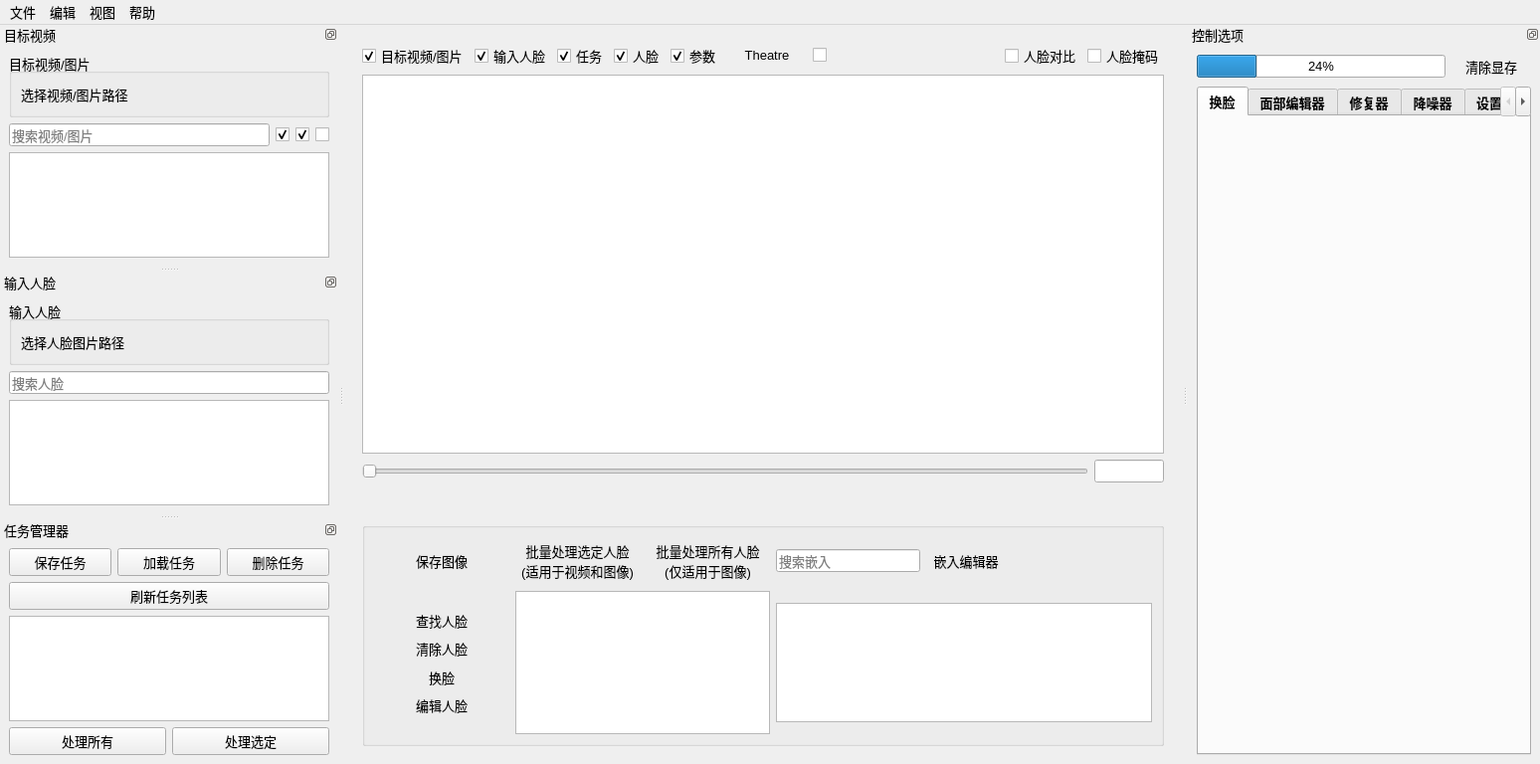
<?xml version="1.0" encoding="UTF-8"?>
<ui version="4.0">
 <class>MainWindow</class>
 <widget class="QMainWindow" name="MainWindow">
  <property name="geometry">
   <rect>
    <x>0</x>
    <y>0</y>
    <width>1548</width>
    <height>768</height>
   </rect>
  </property>
  <property name="font">
   <font>
    <pointsize>10</pointsize>
   </font>
  </property>
  <property name="windowTitle">
     <string>VisoMaster - 融合 - 1.0.0</string>
    </property>
  <property name="windowIcon">
   <iconset resource="media.qrc">
    <normaloff>:/media/media/visomaster_small.png</normaloff>:/media/media/visomaster_small.png</iconset>
  </property>
  <widget class="QWidget" name="centralwidget">
   <layout class="QHBoxLayout" name="horizontalLayout">
    <item>
     <widget class="QWidget" name="mediaLayout" native="true">
      <property name="sizePolicy">
       <sizepolicy hsizetype="Expanding" vsizetype="Preferred">
        <horstretch>2</horstretch>
        <verstretch>0</verstretch>
       </sizepolicy>
      </property>
      <layout class="QVBoxLayout" name="verticalLayout">
       <item>
        <layout class="QHBoxLayout" name="panelVisibilityCheckBoxLayout">
         <item>
          <widget class="QCheckBox" name="TargetMediaCheckBox">
           <property name="text">
            <string>目标视频/图片</string>
           </property>
           <property name="checked">
            <bool>true</bool>
           </property>
          </widget>
         </item>
		 <item>
          <widget class="QCheckBox" name="InputFacesCheckBox">
           <property name="text">
            <string>输入人脸</string>
           </property>
           <property name="checked">
            <bool>true</bool>
           </property>
          </widget>
         </item>
		 <item>
          <widget class="QCheckBox" name="JobsCheckBox">
           <property name="text">
            <string>任务</string>
           </property>
           <property name="checked">
            <bool>true</bool>
           </property>
          </widget>
         </item>
         <item>
          <widget class="QCheckBox" name="facesPanelCheckBox">
           <property name="text">
            <string>人脸</string>
           </property>
           <property name="checked">
            <bool>true</bool>
           </property>
          </widget>
         </item>
         <item>
          <widget class="QCheckBox" name="parametersPanelCheckBox">
           <property name="text">
            <string>参数</string>
           </property>
           <property name="checked">
            <bool>true</bool>
           </property>
          </widget>
         </item>
         <item>
          <widget class="QPushButton" name="theatreModeButton">
           <property name="text">
            <string>Theatre</string>
           </property>
           <property name="flat">
            <bool>true</bool>
           </property>
          </widget>
         </item>
         <item>
          <widget class="QCheckBox" name="theatreModeCheckBox">
           <property name="visible">
            <bool>false</bool>
           </property>
           <property name="text">
            <string/>
           </property>
          </widget>
         </item>
         <item>
          <spacer name="horizontalSpacer_8">
           <property name="orientation">
            <enum>Qt::Orientation::Horizontal</enum>
           </property>
           <property name="sizeHint" stdset="0">
            <size>
             <width>20</width>
             <height>20</height>
            </size>
           </property>
          </spacer>
         </item>
         <item>
          <widget class="QCheckBox" name="faceCompareCheckBox">
           <property name="text">
            <string>人脸对比</string>
           </property>
          </widget>
         </item>
         <item>
          <widget class="QCheckBox" name="faceMaskCheckBox">
           <property name="text">
            <string>人脸掩码</string>
           </property>
          </widget>
         </item>
        </layout>
       </item>
       <item>
        <widget class="QGraphicsView" name="graphicsViewFrame"/>
       </item>
       <item>
        <layout class="QVBoxLayout" name="verticalLayoutMediaControls">
         <item>
          <layout class="QHBoxLayout" name="horizontalLayoutMediaSlider">
           <item>
            <widget class="QSlider" name="videoSeekSlider">
             <property name="orientation">
              <enum>Qt::Orientation::Horizontal</enum>
             </property>
            </widget>
           </item>
           <item>
            <widget class="QLineEdit" name="videoSeekLineEdit">
             <property name="sizePolicy">
              <sizepolicy hsizetype="Preferred" vsizetype="Fixed">
               <horstretch>0</horstretch>
               <verstretch>0</verstretch>
              </sizepolicy>
             </property>
             <property name="maximumSize">
              <size>
               <width>70</width>
               <height>16777215</height>
              </size>
             </property>
             <property name="toolTip">
              <string>帧号</string>
             </property>
             <property name="clearButtonEnabled">
              <bool>false</bool>
             </property>
            </widget>
           </item>
          </layout>
         </item>
         <item>
          <layout class="QHBoxLayout" name="horizontalLayoutMediaButtons">
           <item>
            <spacer name="horizontalSpacer_7">
             <property name="orientation">
              <enum>Qt::Orientation::Horizontal</enum>
             </property>
             <property name="sizeType">
              <enum>QSizePolicy::Policy::MinimumExpanding</enum>
             </property>
             <property name="sizeHint" stdset="0">
              <size>
               <width>40</width>
               <height>20</height>
              </size>
             </property>
            </spacer>
           </item>
           <item>
            <widget class="QPushButton" name="liveSoundButton">
             <property name="minimumSize">
              <size>
               <width>0</width>
               <height>0</height>
              </size>
             </property>
             <property name="toolTip">
              <string>[实验性功能] 在视频播放时切换实时声音</string>
             </property>
             <property name="text">
              <string/>
             </property>
             <property name="icon">
              <iconset resource="media.qrc">
               <normaloff>:/media/media/audio_off.png</normaloff>:/media/media/audio_off.png</iconset>
             </property>
             <property name="iconSize">
              <size>
               <width>16</width>
               <height>20</height>
              </size>
             </property>
             <property name="checkable">
              <bool>true</bool>
             </property>
             <property name="flat">
              <bool>true</bool>
             </property>
            </widget>
           </item>
           <item>
            <spacer name="horizontalSpacer">
             <property name="orientation">
              <enum>Qt::Orientation::Horizontal</enum>
             </property>
             <property name="sizeType">
              <enum>QSizePolicy::Policy::MinimumExpanding</enum>
             </property>
             <property name="sizeHint" stdset="0">
              <size>
               <width>40</width>
               <height>20</height>
              </size>
             </property>
            </spacer>
           </item>
           <item>
            <widget class="QPushButton" name="frameRewindButton">
             <property name="sizePolicy">
              <sizepolicy hsizetype="MinimumExpanding" vsizetype="Fixed">
               <horstretch>0</horstretch>
               <verstretch>0</verstretch>
              </sizepolicy>
             </property>
             <property name="maximumSize">
              <size>
               <width>100</width>
               <height>16777215</height>
              </size>
             </property>
             <property name="text">
              <string/>
             </property>
             <property name="icon">
              <iconset resource="media.qrc">
               <normaloff>:/media/media/previous_marker_off.png</normaloff>:/media/media/previous_marker_off.png</iconset>
             </property>
             <property name="flat">
              <bool>true</bool>
             </property>
            </widget>
           </item>
           <item>
            <spacer name="horizontalSpacer_3">
             <property name="orientation">
              <enum>Qt::Orientation::Horizontal</enum>
             </property>
             <property name="sizeType">
              <enum>QSizePolicy::Policy::Minimum</enum>
             </property>
             <property name="sizeHint" stdset="0">
              <size>
               <width>40</width>
               <height>20</height>
              </size>
             </property>
            </spacer>
           </item>
           <item>
            <widget class="QPushButton" name="buttonMediaRecord">
             <property name="text">
              <string/>
             </property>
             <property name="icon">
              <iconset resource="media.qrc">
               <normaloff>:/media/media/rec_off.png</normaloff>:/media/media/rec_off.png</iconset>
             </property>
             <property name="checkable">
              <bool>true</bool>
             </property>
             <property name="flat">
              <bool>true</bool>
             </property>
            </widget>
           </item>
           <item>
            <spacer name="horizontalSpacer_6">
             <property name="orientation">
              <enum>Qt::Orientation::Horizontal</enum>
             </property>
             <property name="sizeType">
              <enum>QSizePolicy::Policy::Minimum</enum>
             </property>
             <property name="sizeHint" stdset="0">
              <size>
               <width>30</width>
               <height>20</height>
              </size>
             </property>
            </spacer>
           </item>
           <item>
            <widget class="QPushButton" name="buttonMediaPlay">
             <property name="sizePolicy">
              <sizepolicy hsizetype="MinimumExpanding" vsizetype="Minimum">
               <horstretch>0</horstretch>
               <verstretch>0</verstretch>
              </sizepolicy>
             </property>
             <property name="maximumSize">
              <size>
               <width>100</width>
               <height>16777215</height>
              </size>
             </property>
             <property name="text">
              <string/>
             </property>
             <property name="icon">
              <iconset resource="media.qrc">
               <normaloff>:/media/media/play_off.png</normaloff>:/media/media/play_off.png</iconset>
             </property>
             <property name="checkable">
              <bool>true</bool>
             </property>
             <property name="flat">
              <bool>true</bool>
             </property>
            </widget>
           </item>
           <item>
            <spacer name="horizontalSpacer_4">
             <property name="orientation">
              <enum>Qt::Orientation::Horizontal</enum>
             </property>
             <property name="sizeType">
              <enum>QSizePolicy::Policy::Minimum</enum>
             </property>
             <property name="sizeHint" stdset="0">
              <size>
               <width>40</width>
               <height>20</height>
              </size>
             </property>
            </spacer>
           </item>
           <item>
            <widget class="QPushButton" name="frameAdvanceButton">
             <property name="sizePolicy">
              <sizepolicy hsizetype="MinimumExpanding" vsizetype="Fixed">
               <horstretch>0</horstretch>
               <verstretch>0</verstretch>
              </sizepolicy>
             </property>
             <property name="maximumSize">
              <size>
               <width>100</width>
               <height>16777215</height>
              </size>
             </property>
             <property name="text">
              <string/>
             </property>
             <property name="icon">
              <iconset resource="media.qrc">
               <normaloff>:/media/media/next_marker_off.png</normaloff>:/media/media/next_marker_off.png</iconset>
             </property>
             <property name="flat">
              <bool>true</bool>
             </property>
            </widget>
           </item>
           <item>
            <spacer name="horizontalSpacer_2">
             <property name="orientation">
              <enum>Qt::Orientation::Horizontal</enum>
             </property>
             <property name="sizeType">
              <enum>QSizePolicy::Policy::Minimum</enum>
             </property>
             <property name="sizeHint" stdset="0">
              <size>
               <width>40</width>
               <height>20</height>
              </size>
             </property>
            </spacer>
           </item>
           <item>
            <widget class="QPushButton" name="addMarkerButton">
             <property name="toolTip">
              <string>添加标记</string>
             </property>
             <property name="text">
              <string/>
             </property>
             <property name="icon">
              <iconset resource="media.qrc">
               <normaloff>:/media/media/add_marker_hover.png</normaloff>:/media/media/add_marker_hover.png</iconset>
             </property>
             <property name="flat">
              <bool>true</bool>
             </property>
            </widget>
           </item>
           <item>
            <widget class="QPushButton" name="removeMarkerButton">
             <property name="toolTip">
              <string>移除标记</string>
             </property>
             <property name="text">
              <string/>
             </property>
             <property name="icon">
              <iconset resource="media.qrc">
               <normaloff>:/media/media/remove_marker_hover.png</normaloff>:/media/media/remove_marker_hover.png</iconset>
             </property>
             <property name="flat">
              <bool>true</bool>
             </property>
            </widget>
           </item>
           <item>
            <widget class="QPushButton" name="previousMarkerButton">
             <property name="toolTip">
              <string>移动到上一个标记</string>
             </property>
             <property name="text">
              <string/>
             </property>
             <property name="icon">
              <iconset resource="media.qrc">
               <normaloff>:/media/media/previous_marker_hover.png</normaloff>:/media/media/previous_marker_hover.png</iconset>
             </property>
             <property name="flat">
              <bool>true</bool>
             </property>
            </widget>
           </item>
           <item>
            <widget class="QPushButton" name="nextMarkerButton">
             <property name="toolTip">
              <string>移动到下一个标记</string>
             </property>
             <property name="text">
              <string/>
             </property>
             <property name="icon">
              <iconset resource="media.qrc">
               <normaloff>:/media/media/next_marker_hover.png</normaloff>:/media/media/next_marker_hover.png</iconset>
             </property>
             <property name="flat">
              <bool>true</bool>
             </property>
            </widget>
           </item>
           <item>
            <widget class="QPushButton" name="viewFullScreenButton">
             <property name="toolTip">
              <string>全屏查看 (F11)</string>
             </property>
             <property name="text">
              <string/>
             </property>
             <property name="icon">
              <iconset resource="media.qrc">
               <normaloff>:/media/media/fullscreen.png</normaloff>:/media/media/fullscreen.png</iconset>
             </property>
             <property name="flat">
              <bool>true</bool>
             </property>
            </widget>
           </item>
           <item>
            <spacer name="horizontalSpacer_5">
             <property name="orientation">
              <enum>Qt::Orientation::Horizontal</enum>
             </property>
             <property name="sizeHint" stdset="0">
              <size>
               <width>40</width>
               <height>20</height>
              </size>
             </property>
            </spacer>
           </item>
          </layout>
         </item>
        </layout>
       </item>
       <item>
        <spacer name="verticalSpacer">
         <property name="orientation">
          <enum>Qt::Orientation::Vertical</enum>
         </property>
         <property name="sizeType">
          <enum>QSizePolicy::Policy::Preferred</enum>
         </property>
         <property name="sizeHint" stdset="0">
          <size>
           <width>20</width>
           <height>5</height>
          </size>
         </property>
        </spacer>
       </item>
       <item>
        <widget class="QGroupBox" name="facesPanelGroupBox">
         <property name="sizePolicy">
          <sizepolicy hsizetype="Preferred" vsizetype="Fixed">
           <horstretch>0</horstretch>
           <verstretch>0</verstretch>
          </sizepolicy>
         </property>
         <property name="minimumSize">
          <size>
           <width>0</width>
           <height>180</height>
          </size>
         </property>
         <property name="maximumSize">
          <size>
           <width>16777215</width>
           <height>225</height>
          </size>
         </property>
         <property name="autoFillBackground">
          <bool>false</bool>
         </property>
         <property name="flat">
          <bool>true</bool>
         </property>
         <property name="checkable">
          <bool>false</bool>
         </property>
         <layout class="QGridLayout" name="gridLayout_2">
          <item row="1" column="0">
           <widget class="QWidget" name="facesButtonsWidget" native="true">
            <property name="sizePolicy">
             <sizepolicy hsizetype="Minimum" vsizetype="Preferred">
              <horstretch>0</horstretch>
              <verstretch>0</verstretch>
             </sizepolicy>
            </property>
            <layout class="QVBoxLayout" name="verticalLayout_8">
             <item>
              <widget class="QWidget" name="verticalWidget" native="true">
               <layout class="QVBoxLayout" name="controlButtonsLayout">
                <item>
                 <widget class="QPushButton" name="findTargetFacesButton">
                  <property name="minimumSize">
                   <size>
                    <width>100</width>
                    <height>0</height>
                   </size>
                  </property>
                  <property name="text">
                  <string>查找人脸</string>
                 </property>
                  <property name="checkable">
                   <bool>false</bool>
                  </property>
                  <property name="flat">
                   <bool>true</bool>
                  </property>
                 </widget>
                </item>
                <item>
                 <widget class="QPushButton" name="clearTargetFacesButton">
                  <property name="text">
                  <string>清除人脸</string>
                 </property>
                  <property name="checkable">
                   <bool>false</bool>
                  </property>
                  <property name="flat">
                   <bool>true</bool>
                  </property>
                 </widget>
                </item>
                <item>
                 <widget class="QPushButton" name="swapfacesButton">
                  <property name="text">
                  <string>换脸</string>
                 </property>
                  <property name="checkable">
                   <bool>true</bool>
                  </property>
                  <property name="flat">
                   <bool>true</bool>
                  </property>
                 </widget>
                </item>
                <item>
                 <widget class="QPushButton" name="editFacesButton">
                  <property name="text">
                  <string>编辑人脸</string>
                 </property>
                  <property name="checkable">
                   <bool>true</bool>
                  </property>
                  <property name="default">
                   <bool>false</bool>
                  </property>
                  <property name="flat">
                   <bool>true</bool>
                  </property>
                 </widget>
                </item>
               </layout>
              </widget>
             </item>
            </layout>
           </widget>
          </item>
          <item row="1" column="2">
           <widget class="QListWidget" name="inputEmbeddingsList">
            <property name="sizePolicy">
             <sizepolicy hsizetype="Expanding" vsizetype="Fixed">
              <horstretch>4</horstretch>
              <verstretch>0</verstretch>
             </sizepolicy>
            </property>
            <property name="minimumSize">
             <size>
              <width>320</width>
              <height>120</height>
             </size>
            </property>
            <property name="maximumSize">
             <size>
              <width>16777215</width>
              <height>120</height>
             </size>
            </property>
            <property name="toolTip">
             <string>Saved Embedding</string>
            </property>
            <property name="verticalScrollBarPolicy">
             <enum>Qt::ScrollBarPolicy::ScrollBarAlwaysOff</enum>
            </property>
            <property name="horizontalScrollBarPolicy">
             <enum>Qt::ScrollBarPolicy::ScrollBarAsNeeded</enum>
            </property>
            <property name="autoScroll">
             <bool>false</bool>
            </property>
            <property name="movement">
             <enum>QListView::Movement::Static</enum>
            </property>
            <property name="layoutMode">
             <enum>QListView::LayoutMode::Batched</enum>
            </property>
            <property name="spacing">
             <number>4</number>
            </property>
            <property name="viewMode">
             <enum>QListView::ViewMode::IconMode</enum>
            </property>
            <property name="uniformItemSizes">
             <bool>true</bool>
            </property>
            <property name="wrapping" stdset="0">
             <bool>true</bool>
            </property>
           </widget>
          </item>
          <item row="0" column="0">
           <layout class="QHBoxLayout" name="horizontalLayout_4">
            <item>
             <widget class="QPushButton" name="saveImageButton">
              <property name="text">
              <string>保存图像</string>
             </property>
              <property name="flat">
               <bool>true</bool>
              </property>
             </widget>
            </item>
           </layout>
          </item>
		  <item row="0" column="1">
           <layout class="QHBoxLayout" name="batchLayout_1">
            <item>
             <widget class="QPushButton" name="batchImageButton">
              <property name="toolTip">
               <string>Processes the currently selected face across the entire target video or image.</string>
              </property>
              <property name="text">
               <string>批量处理选定人脸&#xA;(适用于视频和图像)</string>
              </property>
              <property name="flat">
               <bool>true</bool>
              </property>
             </widget>
            </item>
			<item>
             <widget class="QPushButton" name="batchallImageButton">
              <property name="toolTip">
               <string>Processes all found faces. This feature is only available for target images, not videos.</string>
              </property>
              <property name="text">
               <string>批量处理所有人脸&#xA;(仅适用于图像)</string>
              </property>
              <property name="flat">
               <bool>true</bool>
              </property>
             </widget>
            </item>
           </layout>
          </item>
          <item row="0" column="2">
           <layout class="QHBoxLayout" name="horizontalLayout_3">
            <item>
             <widget class="QLineEdit" name="inputEmbeddingsSearchBox">
              <property name="placeholderText">
            <string>搜索嵌入</string>
           </property>
             </widget>
            </item>
			<item>
             <widget class="QPushButton" name="openEditorButton">
              <property name="toolTip">
               <string>打开嵌入编辑器</string>
              </property>
              <property name="text">
               <string>嵌入编辑器</string>
              </property>
              <property name="checkable">
                <bool>false</bool>
              </property>
              <property name="flat">
               <bool>true</bool>
              </property>
             </widget>
            </item>
            <item>
             <widget class="QPushButton" name="openEmbeddingButton">
              <property name="toolTip">
               <string>打开嵌入文件</string>
              </property>
              <property name="text">
               <string/>
              </property>
              <property name="icon">
               <iconset resource="media.qrc">
                <normaloff>:/media/media/open_file.png</normaloff>:/media/media/open_file.png</iconset>
              </property>
              <property name="flat">
               <bool>true</bool>
              </property>
             </widget>
            </item>
            <item>
             <widget class="QPushButton" name="saveEmbeddingButton">
              <property name="toolTip">
               <string>保存嵌入</string>
              </property>
              <property name="text">
               <string/>
              </property>
              <property name="icon">
               <iconset resource="media.qrc">
                <normaloff>:/media/media/save_file.png</normaloff>:/media/media/save_file.png</iconset>
              </property>
              <property name="flat">
               <bool>true</bool>
              </property>
             </widget>
            </item>
            <item>
             <widget class="QPushButton" name="saveEmbeddingAsButton">
              <property name="toolTip">
               <string>另存为嵌入</string>
              </property>
              <property name="text">
               <string/>
              </property>
              <property name="icon">
               <iconset resource="media.qrc">
                <normaloff>:/media/media/save_file_as.png</normaloff>:/media/media/save_file_as.png</iconset>
              </property>
              <property name="flat">
               <bool>true</bool>
              </property>
             </widget>
            </item>
           </layout>
          </item>
          <item row="1" column="1">
           <widget class="QListWidget" name="targetFacesList">
            <property name="autoFillBackground">
             <bool>true</bool>
            </property>
            <property name="autoScroll">
             <bool>false</bool>
            </property>
           </widget>
          </item>
         </layout>
        </widget>
       </item>
      </layout>
     </widget>
    </item>
   </layout>
  </widget>
  <widget class="QDockWidget" name="input_Target_DockWidget">
   <property name="sizePolicy">
    <sizepolicy hsizetype="Preferred" vsizetype="Preferred">
     <horstretch>4</horstretch>
     <verstretch>0</verstretch>
    </sizepolicy>
   </property>
   <property name="minimumSize">
    <size>
     <width>324</width>
     <height>230</height>
    </size>
   </property>
   <property name="features">
    <set>QDockWidget::DockWidgetFeature::DockWidgetFloatable|QDockWidget::DockWidgetFeature::DockWidgetMovable</set>
   </property>
   <property name="windowTitle">
    <string>目标视频</string>
   </property>
   <attribute name="dockWidgetArea">
    <number>1</number>
   </attribute>
   <widget class="QWidget" name="dockWidgetContents">
    <layout class="QGridLayout" name="gridLayout_4">
     <item row="0" column="0">
      <layout class="QVBoxLayout" name="vboxLayout">
       <item>
        <widget class="QGroupBox" name="groupBox_TargetVideos_Select">
         <property name="title">
          <string>目标视频/图片</string>
         </property>
         <layout class="QGridLayout" name="gridLayout_3">
          <item row="0" column="0">
           <layout class="QHBoxLayout" name="horizontalLayout_7">
            <item>
             <widget class="QLabel" name="labelTargetVideosPath">
              <property name="text">
              <string>选择视频/图片路径</string>
             </property>
              <property name="wordWrap">
               <bool>false</bool>
              </property>
             </widget>
            </item>
            <item>
             <widget class="QPushButton" name="buttonTargetVideosPath">
              <property name="sizePolicy">
               <sizepolicy hsizetype="Fixed" vsizetype="Fixed">
                <horstretch>0</horstretch>
                <verstretch>0</verstretch>
               </sizepolicy>
              </property>
              <property name="toolTip">
               <string>选择目标媒体文件夹</string>
              </property>
              <property name="text">
               <string/>
              </property>
              <property name="icon">
               <iconset resource="media.qrc">
                <normaloff>:/media/media/open_file.png</normaloff>:/media/media/open_file.png</iconset>
              </property>
              <property name="iconSize">
               <size>
                <width>18</width>
                <height>18</height>
               </size>
              </property>
              <property name="flat">
               <bool>true</bool>
              </property>
             </widget>
            </item>
           </layout>
          </item>
         </layout>
        </widget>
       </item>
       <item>
        <layout class="QHBoxLayout" name="horizontalLayout_9">
         <item>
          <widget class="QLineEdit" name="targetVideosSearchBox">
           <property name="text">
            <string/>
           </property>
           <property name="placeholderText">
            <string>搜索视频/图片</string>
           </property>
          </widget>
         </item>
         <item>
          <widget class="QCheckBox" name="filterImagesCheckBox">
           <property name="toolTip">
            <string>包含图片</string>
           </property>
           <property name="text">
            <string/>
           </property>
           <property name="icon">
            <iconset resource="media.qrc">
             <normaloff>:/media/media/image.png</normaloff>:/media/media/image.png</iconset>
           </property>
           <property name="checked">
            <bool>true</bool>
           </property>
          </widget>
         </item>
         <item>
          <widget class="QCheckBox" name="filterVideosCheckBox">
           <property name="toolTip">
            <string>包含视频</string>
           </property>
           <property name="text">
            <string/>
           </property>
           <property name="icon">
            <iconset resource="media.qrc">
             <normaloff>:/media/media/video.png</normaloff>:/media/media/video.png</iconset>
           </property>
           <property name="checked">
            <bool>true</bool>
           </property>
          </widget>
         </item>
         <item>
          <widget class="QCheckBox" name="filterWebcamsCheckBox">
           <property name="toolTip">
            <string>包含网络摄像头</string>
           </property>
           <property name="text">
            <string/>
           </property>
           <property name="icon">
            <iconset resource="media.qrc">
             <normaloff>:/media/media/webcam.png</normaloff>:/media/media/webcam.png</iconset>
           </property>
           <property name="checked">
            <bool>false</bool>
           </property>
          </widget>
         </item>
        </layout>
       </item>
       <item>
        <widget class="QListWidget" name="targetVideosList">
         <property name="acceptDrops">
          <bool>true</bool>
         </property>
         <property name="autoScroll">
          <bool>false</bool>
         </property>
        </widget>
       </item>
      </layout>
     </item>
    </layout>
   </widget>
  </widget>
  <widget class="QDockWidget" name="input_Faces_DockWidget">
   <property name="sizePolicy">
    <sizepolicy hsizetype="Preferred" vsizetype="Preferred">
     <horstretch>4</horstretch>
     <verstretch>0</verstretch>
    </sizepolicy>
   </property>
   <property name="minimumSize">
    <size>
     <width>340</width>
     <height>230</height>
    </size>
   </property>
   <property name="features">
    <set>QDockWidget::DockWidgetFeature::DockWidgetFloatable|QDockWidget::DockWidgetFeature::DockWidgetMovable</set>
   </property>
   <property name="windowTitle">
    <string>输入人脸</string>
   </property>
   <attribute name="dockWidgetArea">
    <number>1</number>
   </attribute>
   <widget class="QWidget" name="dockWidgetContents_Faces">
    <layout class="QGridLayout" name="gridLayout_Faces">
     <item row="0" column="0">
      <layout class="QVBoxLayout" name="vboxLayout_Faces">
       <item>
        <widget class="QGroupBox" name="groupBox_InputFaces_Select">
         <property name="title">
          <string>输入人脸</string>
         </property>
         <layout class="QGridLayout" name="gridLayout_Faces1">
          <item row="0" column="0">
           <layout class="QHBoxLayout" name="horizontalLayout_Faces">
            <item>
             <widget class="QLabel" name="labelInputFacesPath">
              <property name="text">
              <string>选择人脸图片路径</string>
             </property>
             </widget>
            </item>
            <item>
             <widget class="QPushButton" name="buttonInputFacesPath">
              <property name="sizePolicy">
               <sizepolicy hsizetype="Fixed" vsizetype="Fixed">
                <horstretch>0</horstretch>
                <verstretch>0</verstretch>
               </sizepolicy>
              </property>
              <property name="toolTip">
               <string>选择输入人脸文件夹</string>
              </property>
              <property name="text">
               <string/>
              </property>
              <property name="icon">
               <iconset resource="media.qrc">
                <normaloff>:/media/media/open_file.png</normaloff>:/media/media/open_file.png</iconset>
              </property>
              <property name="iconSize">
               <size>
                <width>18</width>
                <height>18</height>
               </size>
              </property>
              <property name="flat">
               <bool>true</bool>
              </property>
             </widget>
            </item>
           </layout>
          </item>
         </layout>
        </widget>
       </item>
       <item>
        <widget class="QLineEdit" name="inputFacesSearchBox">
         <property name="placeholderText">
          <string>搜索人脸</string>
         </property>
        </widget>
       </item>
       <item>
        <widget class="QListWidget" name="inputFacesList">
         <property name="acceptDrops">
          <bool>true</bool>
         </property>
         <property name="autoScroll">
          <bool>false</bool>
         </property>
        </widget>
       </item>
      </layout>
     </item>
    </layout>
   </widget>
  </widget>
  <widget class="QDockWidget" name="jobManagerDockWidget">
   <property name="minimumSize">
    <size>
     <width>324</width>
     <height>230</height>
    </size>
   </property>
   <property name="windowTitle">
    <string>任务管理器</string>
   </property>
   <property name="features">
    <set>QDockWidget::DockWidgetFeature::DockWidgetFloatable|QDockWidget::DockWidgetFeature::DockWidgetMovable</set>
   </property>
   <attribute name="dockWidgetArea">
    <number>1</number>
   </attribute>
   <widget class="QWidget" name="dockWidgetContents_JobManager">
    <layout class="QVBoxLayout" name="verticalLayout_JobManager">
     <item>
      <layout class="QHBoxLayout" name="jobControlLayout">
       <item>
        <widget class="QPushButton" name="addJobButton">
         <property name="text">
          <string>保存任务</string>
         </property>
        </widget>
       </item>
       <item>
        <widget class="QPushButton" name="loadJobButton">
         <property name="text">
          <string>加载任务</string>
         </property>
        </widget>
       </item>
       <item>
        <widget class="QPushButton" name="deleteJobButton">
         <property name="text">
          <string>删除任务</string>
         </property>
        </widget>
       </item>
      </layout>
     </item>
     <item>
      <widget class="QPushButton" name="refreshJobListButton">
       <property name="text">
          <string>刷新任务列表</string>
         </property>
      </widget>
     </item>
     <item>
      <widget class="QListWidget" name="jobQueueList">
       <property name="sortingEnabled">
        <bool>true</bool>
       </property>
      </widget>
     </item>
     <item>
      <layout class="QHBoxLayout" name="processControlLayout">
       <item>
        <widget class="QPushButton" name="buttonProcessAll">
         <property name="text">
          <string>处理所有</string>
         </property>
        </widget>
       </item>
       <item>
        <widget class="QPushButton" name="buttonProcessSelected">
         <property name="text">
          <string>处理选定</string>
         </property>
        </widget>
       </item>
      </layout>
     </item>
    </layout>
   </widget>
  </widget>
  <widget class="QDockWidget" name="controlOptionsDockWidget">
   <property name="features">
    <set>QDockWidget::DockWidgetFeature::DockWidgetFloatable|QDockWidget::DockWidgetFeature::DockWidgetMovable</set>
   </property>
   <property name="windowTitle">
    <string>控制选项</string>
   </property>
   <attribute name="dockWidgetArea">
    <number>2</number>
   </attribute>
   <widget class="QWidget" name="dockWidgetContents_2">
    <layout class="QGridLayout" name="gridLayout_5">
     <item row="1" column="0">
      <widget class="QTabWidget" name="tabWidget">
       <property name="sizePolicy">
        <sizepolicy hsizetype="Expanding" vsizetype="Preferred">
         <horstretch>1</horstretch>
         <verstretch>0</verstretch>
        </sizepolicy>
       </property>
       <property name="font">
        <font>
         <family>Segoe UI Semibold</family>
         <pointsize>10</pointsize>
         <bold>true</bold>
        </font>
       </property>
       <property name="layoutDirection">
        <enum>Qt::LayoutDirection::LeftToRight</enum>
       </property>
       <property name="tabPosition">
        <enum>QTabWidget::TabPosition::North</enum>
       </property>
       <property name="currentIndex">
        <number>0</number>
       </property>
       <property name="tabsClosable">
        <bool>false</bool>
       </property>
       <property name="movable">
        <bool>true</bool>
       </property>
       <property name="tabBarAutoHide">
        <bool>false</bool>
       </property>
       <widget class="QWidget" name="face_swap_tab">
        <attribute name="title">
         <string>换脸</string>
        </attribute>
        <layout class="QVBoxLayout" name="verticalLayout_4">
         <item>
          <layout class="QVBoxLayout" name="swapWidgetsLayout"/>
         </item>
        </layout>
       </widget>
       <widget class="QWidget" name="face_editor_tab">
        <attribute name="title">
         <string>面部编辑器</string>
        </attribute>
        <layout class="QVBoxLayout" name="verticalLayout_3">
         <item>
          <layout class="QVBoxLayout" name="faceEditorWidgetsLayout"/>
         </item>
        </layout>
       </widget>
       <widget class="QWidget" name="common_tab">
        <attribute name="title">
         <string>修复器</string>
        </attribute>
        <layout class="QVBoxLayout" name="commonWidgetsLayout_1">
         <item>
          <layout class="QVBoxLayout" name="commonWidgetsLayout"/>
         </item>
        </layout>
       </widget>
	   <widget class="QWidget" name="denoiser_tab">
        <attribute name="title">
         <string>降噪器</string>
        </attribute>
        <layout class="QVBoxLayout" name="denoiserWidgetsLayout_1">
         <item>
          <layout class="QVBoxLayout" name="denoiserWidgetsLayout"/>
         </item>
        </layout>
       </widget>
       <widget class="QWidget" name="settings_tab">
        <attribute name="title">
         <string>设置</string>
        </attribute>
        <layout class="QVBoxLayout" name="verticalLayout_2">
         <item>
          <widget class="QLabel" name="label">
           <property name="text">
            <string>输出目录</string>
           </property>
          </widget>
         </item>
         <item>
          <layout class="QVBoxLayout" name="settingsWidgetsLayout">
           <item>
            <layout class="QHBoxLayout" name="outputFolderSelectionLayout">
             <item>
              <widget class="QLineEdit" name="outputFolderLineEdit">
               <property name="readOnly">
                <bool>true</bool>
               </property>
              </widget>
             </item>
             <item>
              <widget class="QPushButton" name="outputFolderButton">
               <property name="text">
                <string>浏览文件夹</string>
               </property>
               <property name="flat">
                <bool>false</bool>
               </property>
              </widget>
             </item>
			 <item>
              <widget class="QPushButton" name="outputOpenButton">
               <property name="text">
                <string>打开文件夹</string>
               </property>
               <property name="flat">
                <bool>false</bool>
               </property>
              </widget>
             </item>
            </layout>
           </item>
          </layout>
         </item>
        </layout>
       </widget>
	   <widget class="QWidget" name="preset_tab">
        <attribute name="title">
         <string>预设</string>
        </attribute>
        <layout class="QVBoxLayout" name="presetsWidgetsLayout_1">
         <item>
          <widget class="QLabel" name="labelp">
           <property name="text">
            <string>预设</string>
           </property>
          </widget>
         </item>
		 <item>
          <layout class="QVBoxLayout" name="presetsWidgetsLayout">
		   <item>
            <widget class="QListWidget" name="presetsList">
			 <property name="sortingEnabled">
			  <bool>true</bool>
			 </property>
			 <property name="minimumSize">
			  <size>
			   <width>0</width>
			   <height>360</height>
			  </size>
			 </property>
			 <property name="maximumSize">
              <size>
               <width>16777215</width>
               <height>460</height>
              </size>
             </property>
            </widget>
           </item>
           <item>
            <layout class="QHBoxLayout" name="presetsButtonsLayout">
             <item>
              <widget class="QPushButton" name="applyPresetButton">
               <property name="text">
                <string>应用</string>
               </property>
              </widget>
             </item>
             <item>
              <widget class="QPushButton" name="savePresetButton">
               <property name="text">
                <string>保存当前为预设</string>
               </property>
              </widget>
             </item>
             <item>
              <widget class="QPushButton" name="controlPresetButton">
               <property name="text">
                <string>应用设置</string>
               </property>
			   <property name="checkable">
                <bool>true</bool>
               </property>
			   <property name="flat">
                <bool>true</bool>
               </property>
              </widget>
             </item>
            </layout>
           </item>
		  </layout>
         </item>
		 <item>
          <spacer name="verticalSpacerpresets">
           <property name="orientation">
            <enum>Qt::Vertical</enum>
           </property>
           <property name="sizeType">
            <enum>QSizePolicy::Expanding</enum>
           </property>
          </spacer>
         </item>
        </layout>
       </widget>
      </widget>
     </item>
     <item row="0" column="0">
      <layout class="QHBoxLayout" name="horizontalLayout_2">
       <item>
        <widget class="QProgressBar" name="vramProgressBar">
         <property name="value">
          <number>24</number>
         </property>
        </widget>
       </item>
       <item>
        <widget class="QPushButton" name="clearMemoryButton">
         <property name="text">
          <string>清除显存</string>
         </property>
         <property name="flat">
          <bool>true</bool>
         </property>
        </widget>
       </item>
      </layout>
     </item>
    </layout>
   </widget>
  </widget>
  <widget class="QMenuBar" name="topMenuBar">
   <property name="geometry">
    <rect>
     <x>0</x>
     <y>0</y>
     <width>1376</width>
     <height>33</height>
    </rect>
   </property>
   <widget class="QMenu" name="menuFile">
    <property name="title">
     <string>文件</string>
    </property>
    <addaction name="actionLoad_SavedWorkspace"/>
    <addaction name="actionSave_CurrentWorkspace"/>
    <addaction name="separator"/>
    <addaction name="actionOpen_Videos_Folder"/>
    <addaction name="actionOpen_Video_Files"/>
    <addaction name="separator"/>
    <addaction name="actionLoad_Source_Images_Folder"/>
    <addaction name="actionLoad_Source_Image_Files"/>
    <addaction name="separator"/>
    <addaction name="actionLoad_Embeddings"/>
    <addaction name="actionSave_Embeddings"/>
    <addaction name="actionSave_Embeddings_As"/>
   </widget>
   <widget class="QMenu" name="menuEdit">
    <property name="title">
     <string>编辑</string>
    </property>
    <addaction name="actionTest_2"/>
   </widget>
   <widget class="QMenu" name="menuView">
    <property name="title">
     <string>视图</string>
    </property>
    <addaction name="actionView_Fullscreen_F11"/>
   </widget>
   <widget class="QMenu" name="menuHelp">
    <property name="title">
     <string>帮助</string>
    </property>
    <addaction name="actionView_Help_Shortcuts"/>
	<addaction name="actionView_Help_Presets"/>
   </widget>
   <addaction name="menuFile"/>
   <addaction name="menuEdit"/>
   <addaction name="menuView"/>
   <addaction name="menuHelp"/>
  </widget>
  <action name="actionExit">
   <property name="text">
    <string>退出</string>
   </property>
  </action>
  <action name="actionLoad_Embeddings">
   <property name="text">
    <string>加载嵌入</string>
   </property>
  </action>
  <action name="actionSave_Embeddings">
   <property name="text">
    <string>保存嵌入</string>
   </property>
  </action>
  <action name="actionSave_Embeddings_As">
   <property name="text">
    <string>另存为嵌入</string>
   </property>
  </action>
  <action name="actionOpen_Videos_Folder">
   <property name="text">
    <string>加载目标图片/视频文件夹</string>
   </property>
  </action>
  <action name="actionOpen_Video_Files">
   <property name="text">
    <string>加载目标图片/视频文件</string>
   </property>
  </action>
  <action name="actionLoad_Source_Images_Folder">
   <property name="text">
    <string>加载源图片文件夹</string>
   </property>
  </action>
  <action name="actionLoad_Source_Image_Files">
   <property name="text">
    <string>加载源图片文件</string>
   </property>
  </action>
  <action name="actionView_Fullscreen_F11">
   <property name="text">
    <string>全屏查看 (F11)</string>
   </property>
  </action>
  <action name="actionView_Help_Shortcuts">
   <property name="text">
    <string>查看快捷键</string>
   </property>
  </action>
  <action name="actionView_Help_Presets">
   <property name="text">
    <string>预设</string>
   </property>
  </action>
  <action name="actionTest">
   <property name="text">
    <string>测试</string>
   </property>
  </action>
  <action name="actionLoad_Saved_Workspace">
   <property name="text">
    <string>加载保存的工作区</string>
   </property>
  </action>
  <action name="actionSave_Current_Workspace">
   <property name="text">
    <string>保存当前工作区</string>
   </property>
  </action>
  <action name="actionTest_2">
   <property name="text">
    <string>测试</string>
   </property>
  </action>
  <action name="actionLoad_SavedWorkspace">
   <property name="text">
    <string>加载保存的工作区</string>
   </property>
  </action>
  <action name="actionSave_CurrentWorkspace">
   <property name="text">
    <string>保存当前工作区</string>
   </property>
  </action>
 </widget>
 <resources>
  <include location="media.qrc"/>
 </resources>
 <connections/>
</ui>
